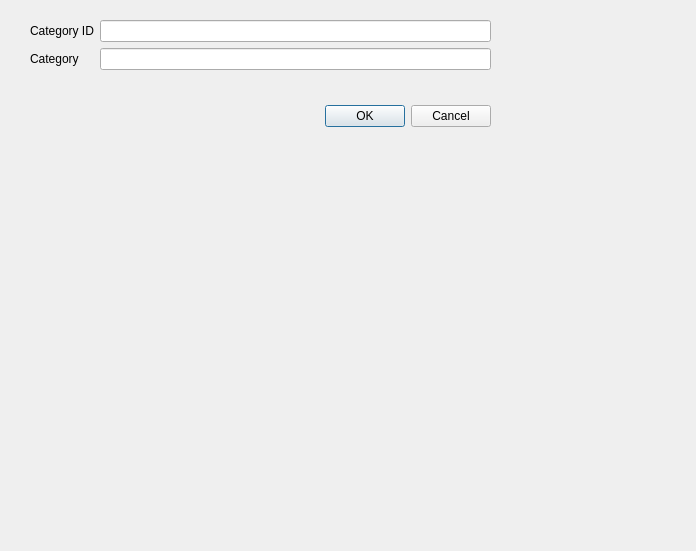
<?xml version="1.0" encoding="UTF-8"?>
<ui version="4.0">
 <class>dialog</class>
 <widget class="QDialog" name="dialog">
  <property name="geometry">
   <rect>
    <x>0</x>
    <y>0</y>
    <width>696</width>
    <height>551</height>
   </rect>
  </property>
  <property name="windowTitle">
   <string>Categories</string>
  </property>
  <widget class="QDialogButtonBox" name="buttonBox">
   <property name="geometry">
    <rect>
     <x>150</x>
     <y>100</y>
     <width>341</width>
     <height>32</height>
    </rect>
   </property>
   <property name="orientation">
    <enum>Qt::Horizontal</enum>
   </property>
   <property name="standardButtons">
    <set>QDialogButtonBox::Cancel|QDialogButtonBox::Ok</set>
   </property>
  </widget>
  <widget class="QWidget" name="formLayoutWidget">
   <property name="geometry">
    <rect>
     <x>30</x>
     <y>20</y>
     <width>461</width>
     <height>71</height>
    </rect>
   </property>
   <layout class="QFormLayout" name="formLayout">
    <item row="0" column="0">
     <widget class="QLabel" name="lblCatID">
      <property name="text">
       <string>Category ID</string>
      </property>
     </widget>
    </item>
    <item row="0" column="1">
     <widget class="QLineEdit" name="txtCatID">
      <property name="readOnly">
       <bool>true</bool>
      </property>
     </widget>
    </item>
    <item row="1" column="0">
     <widget class="QLabel" name="lblCat">
      <property name="text">
       <string>Category</string>
      </property>
     </widget>
    </item>
    <item row="1" column="1">
     <widget class="QLineEdit" name="txtCat"/>
    </item>
   </layout>
  </widget>
 </widget>
 <resources/>
 <connections>
  <connection>
   <sender>buttonBox</sender>
   <signal>accepted()</signal>
   <receiver>dialog</receiver>
   <slot>accept()</slot>
   <hints>
    <hint type="sourcelabel">
     <x>248</x>
     <y>254</y>
    </hint>
    <hint type="destinationlabel">
     <x>157</x>
     <y>274</y>
    </hint>
   </hints>
  </connection>
  <connection>
   <sender>buttonBox</sender>
   <signal>rejected()</signal>
   <receiver>dialog</receiver>
   <slot>reject()</slot>
   <hints>
    <hint type="sourcelabel">
     <x>316</x>
     <y>260</y>
    </hint>
    <hint type="destinationlabel">
     <x>286</x>
     <y>274</y>
    </hint>
   </hints>
  </connection>
 </connections>
</ui>
